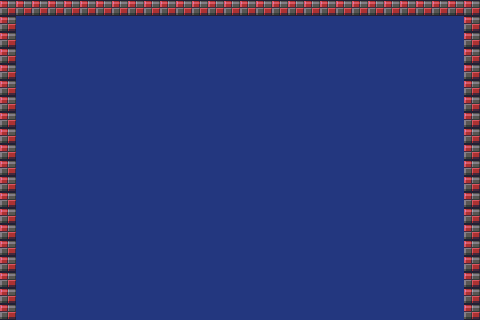

A 2D game scene composited from a Tiled map and its tileset images. What follows is a short description and the map's XML, with each tile layer's data collapsed to a summary:
An orthogonal 30x20 tile map with 16x16 px tiles, 1 tile layer (Tile Layer 1).

<map version="1.0" orientation="orthogonal" width="30" height="20" tilewidth="16" tileheight="16" backgroundcolor="#23377f">
 <tileset firstgid="1" name="tiles" tilewidth="16" tileheight="16">
  <image source="../img/tiles.png" width="80" height="224" />
 </tileset>
 <layer name="Tile Layer 1" width="30" height="20">
  <data>[600 cells, 68 non-empty, 1 distinct tile ids]</data>
 </layer>
</map>
